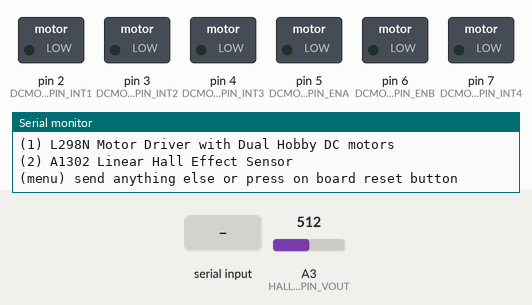
Recording of a sketch running on a simulated Arduino Uno, built with avr-gcc and run on an emulated ATmega328P. Shown: switched loads named in the sketch (green lamp = pin HIGH), the last lines printed to the serial monitor. The inputs (shaded band) are chosen by the test bench; at power-on: A3 (HALLA_PIN_VOUT) = 512.

Above: at 0.8 s.
0.9 s: "1" received over Serial
At 2.2 s:
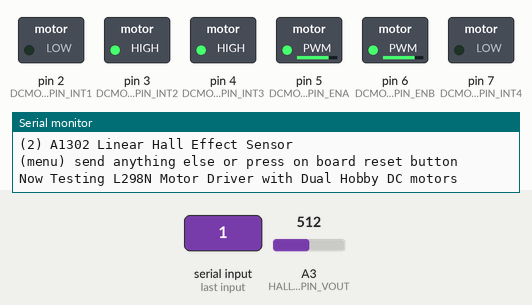
Timing chart, 0 to 12.4 s (numbered marks = the images above; inputs shaded):
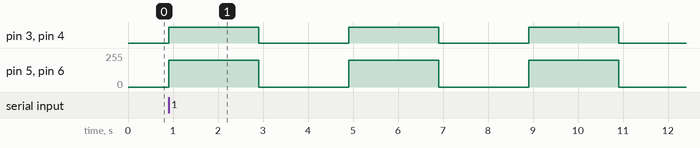

Measured:
- after the input at 0.9 s, pin 3 (DCMOTORDRIVERL298_PIN_INT2), pin 4 (DCMOTORDRIVERL298_PIN_INT3): alternates HIGH for 2.0 s and LOW for 2.0 s, starting at once; pin 5 (DCMOTORDRIVERL298_PIN_ENA), pin 6 (DCMOTORDRIVERL298_PIN_ENB): alternates 200/255 for 2.0 s and 0/255 for 2.0 s, starting at once

The sketch:

Firmware.ino
```cpp
// Include Libraries
#include "Arduino.h"
#include "DCMDriverL298.h"
#include "HallA1302.h"


// Pin Definitions
#define DCMOTORDRIVERL298_PIN_INT1	2
#define DCMOTORDRIVERL298_PIN_ENB	6
#define DCMOTORDRIVERL298_PIN_INT2	3
#define DCMOTORDRIVERL298_PIN_ENA	5
#define DCMOTORDRIVERL298_PIN_INT3	4
#define DCMOTORDRIVERL298_PIN_INT4	7
#define HALLA_PIN_VOUT	A3


// Global variables and defines

// object initialization
DCMDriverL298 dcMotorDriverL298(DCMOTORDRIVERL298_PIN_ENA,DCMOTORDRIVERL298_PIN_INT1,DCMOTORDRIVERL298_PIN_INT2,DCMOTORDRIVERL298_PIN_ENB,DCMOTORDRIVERL298_PIN_INT3,DCMOTORDRIVERL298_PIN_INT4);
HallA1302 hallA(HALLA_PIN_VOUT);


// define vars for testing menu
const int timeout = 10000;       //define timeout of 10 sec
char menuOption = 0;
long time0;

// Setup the essentials for your circuit to work. It runs first every time your circuit is powered with electricity.
void setup()
{
    // Setup Serial which is useful for debugging
    // Use the Serial Monitor to view printed messages
    Serial.begin(9600);
    while (!Serial) ; // wait for serial port to connect. Needed for native USB
    Serial.println("start");

    //Calibrate sensor
    hallA.calibrate();
    menuOption = menu();

}

// Main logic of your circuit. It defines the interaction between the components you selected. After setup, it runs over and over again, in an eternal loop.
void loop()
{


    if(menuOption == '1') {
    // L298N Motor Driver with Dual Hobby DC motors - Test Code
    //Start both motors. note that rotation direction is determined by the motors connection to the driver.
    //You can change the speed by setting a value between 0-255, and set the direction by changing between 1 and 0.
    dcMotorDriverL298.setMotorA(200,1);
    dcMotorDriverL298.setMotorB(200,0);
    delay(2000);
    //Stop both motors
    dcMotorDriverL298.stopMotors();
    delay(2000);

    }
    else if(menuOption == '2') {
    // A1302 Linear Hall Effect Sensor - Test Code
    //Get Measurment from hall sensor. Depending on the magnet pole polarity the sensor will return positive or negative values.
    int hallAVal = hallA.getMeasurment();
    Serial.print(F("Hall: ")); Serial.println(hallAVal);

    }

    if (millis() - time0 > timeout)
    {
        menuOption = menu();
    }

}


// Menu function for selecting the components to be tested
// Follow serial monitor for instrcutions
char menu()
{

    Serial.println(F("\nWhich component would you like to test?"));
    Serial.println(F("(1) L298N Motor Driver with Dual Hobby DC motors"));
    Serial.println(F("(2) A1302 Linear Hall Effect Sensor"));
    Serial.println(F("(menu) send anything else or press on board reset button\n"));
    while (!Serial.available());

    // Read data from serial monitor if received
    while (Serial.available())
    {
        char c = Serial.read();
        if (isAlphaNumeric(c))
        {

            if(c == '1')
    			Serial.println(F("Now Testing L298N Motor Driver with Dual Hobby DC motors"));
    		else if(c == '2')
    			Serial.println(F("Now Testing A1302 Linear Hall Effect Sensor"));
            else
            {
                Serial.println(F("illegal input!"));
                return 0;
            }
            time0 = millis();
            return c;
        }
    }
}

/*******************************************************

*    Circuito.io is an automatic generator of schematics and code for off
*    the shelf hardware combinations.

*    Copyright (C) 2016 Roboplan Technologies Ltd.

*    This program is free software: you can redistribute it and/or modify
*    it under the terms of the GNU General Public License as published by
*    the Free Software Foundation, either version 3 of the License, or
*    (at your option) any later version.

*    This program is distributed in the hope that it will be useful,
*    but WITHOUT ANY WARRANTY; without even the implied warranty of
*    MERCHANTABILITY or FITNESS FOR A PARTICULAR PURPOSE.  See the
*    GNU General Public License for more details.

*    You should have received a copy of the GNU General Public License
*    along with this program.  If not, see <http://www.gnu.org/licenses/>.

*    In addition, and without limitation, to the disclaimers of warranties
*    stated above and in the GNU General Public License version 3 (or any
*    later version), Roboplan Technologies Ltd. ("Roboplan") offers this
*    program subject to the following warranty disclaimers and by using
*    this program you acknowledge and agree to the following:
*    THIS PROGRAM IS PROVIDED ON AN "AS IS" AND "AS AVAILABLE" BASIS, AND
*    WITHOUT WARRANTIES OF ANY KIND EITHER EXPRESS OR IMPLIED.  ROBOPLAN
*    HEREBY DISCLAIMS ALL WARRANTIES, EXPRESS OR IMPLIED, INCLUDING BUT
*    NOT LIMITED TO IMPLIED WARRANTIES OF MERCHANTABILITY, TITLE, FITNESS
*    FOR A PARTICULAR PURPOSE, NON-INFRINGEMENT, AND THOSE ARISING BY
*    STATUTE OR FROM A COURSE OF DEALING OR USAGE OF TRADE.
*    YOUR RELIANCE ON, OR USE OF THIS PROGRAM IS AT YOUR SOLE RISK.
*    ROBOPLAN DOES NOT GUARANTEE THAT THE PROGRAM WILL BE FREE OF, OR NOT
*    SUSCEPTIBLE TO, BUGS, SECURITY BREACHES, OR VIRUSES. ROBOPLAN DOES
*    NOT WARRANT THAT YOUR USE OF THE PROGRAM, INCLUDING PURSUANT TO
*    SCHEMATICS, INSTRUCTIONS OR RECOMMENDATIONS OF ROBOPLAN, WILL BE SAFE
*    FOR PERSONAL USE OR FOR PRODUCTION OR COMMERCIAL USE, WILL NOT
*    VIOLATE ANY THIRD PARTY RIGHTS, WILL PROVIDE THE INTENDED OR DESIRED
*    RESULTS, OR OPERATE AS YOU INTENDED OR AS MAY BE INDICATED BY ROBOPLAN.
*    YOU HEREBY WAIVE, AGREE NOT TO ASSERT AGAINST, AND RELEASE ROBOPLAN,
*    ITS LICENSORS AND AFFILIATES FROM, ANY CLAIMS IN CONNECTION WITH ANY OF
*    THE ABOVE.
********************************************************/
```

AnalogReader.cpp
```cpp
#include "AnalogReader.h"

#include <Arduino.h>

AnalogReader::AnalogReader(const int pin) : m_pin(pin) {}

/**
 * Read analog value from board ADC
 */
int AnalogReader::read()
{
	return analogRead(m_pin);
}
```

AnalogReader.h
```cpp
#ifndef _ANALOG_READER_H
#define _ANALOG_READER_H

class AnalogReader
{
	public:
		AnalogReader(const int pin);
		int read();

	private:
		const int m_pin;
};
#endif //_ANALOG_READER_H
```

DCMDriverL298.cpp
```cpp
#include <Arduino.h>
#include "DCMDriverL298.h"

/**
* Construct a DC Motor Driver instance.<BR>
* It constructs two DC Motor instances, motorL and motorR.<BR>
* enA, enB - enable pins for motors. connected to PWM pin on Arduino board.<BR>
* pinA1,pinA2,pinB1,pinB2 - direction pin of the motors. connected to digital pins on Arduino board.
*/
DCMDriverL298::DCMDriverL298(const int enA, const int pinA1, const int pinA2, const int enB, const int pinB1, const int pinB2) : m_enA(enA), m_enB(enB), m_pinA1(pinA1), m_pinA2(pinA2), m_pinB1(pinB1), m_pinB2(pinB2)
{
	pinMode(m_pinA1,OUTPUT);
    pinMode(m_pinA2,OUTPUT);
    pinMode(m_pinB1,OUTPUT);
    pinMode(m_pinB2,OUTPUT);
    pinMode(m_enA,OUTPUT);
    pinMode(m_enB,OUTPUT);

 	stopMotors();
}

/**Set DC motor A speed and direction.
*/
void DCMDriverL298::setMotorA(int speed, bool dir)
{
	setMotor(m_enA, m_pinA1, m_pinA2, speed, dir);
}

/**Set DC motor B speed and direction.
*/
void DCMDriverL298::setMotorB(int speed, bool dir)
{
	setMotor(m_enB, m_pinB1, m_pinB2, speed, dir);
}
/**Stop DC motor A.
*/
void DCMDriverL298::stopMotorA()
{
	off(m_enA, m_pinA1, m_pinA2);
}
/**Stop DC motor B.
*/
void DCMDriverL298::stopMotorB()
{
	off(m_enB, m_pinB1, m_pinB2);
}
/**Stop both DC motors.
*/
void DCMDriverL298::stopMotors()
{
	stopMotorA();
	stopMotorB();
}
/**Set DC motor speed and direction.
*/
void DCMDriverL298::setMotor(int pinPWM, int pinDir1, int pinDir2, int speed, bool dir)
{
	analogWrite(pinPWM, speed);
	digitalWrite(pinDir1, !dir);
	digitalWrite(pinDir2, dir);
}


/**Turn off DC motor
*/
void DCMDriverL298::off(int pinPWM, int pinDir1, int pinDir2)
{
	analogWrite(pinPWM, 0);
	digitalWrite(pinDir1, LOW);
	digitalWrite(pinDir2, LOW);
}
```

DCMDriverL298.h
```cpp
/** \addtogroup DCMotorWDriver
 *  @{
 */

#ifndef _DCMDRIVERL298_H_
#define _DCMDRIVERL298_H_


//DcMotor driver class:
class DCMDriverL298
{

	public:
		DCMDriverL298(const int enA, const int pinA1, const int pinA2, const int enB, const int pinB1, const int pinB2);
		void setMotorA(int speed, bool dir);
		void setMotorB(int speed, bool dir);
		void stopMotorA();
		void stopMotorB();
		void stopMotors();
		void setMotor(int pinPWM, int pinDir1, int pinDir2, int speed, bool dir);
		void off(int pinPWM, int pinDir1, int pinDir2);
	private:
		const int m_enA, m_enB, m_pinA1, m_pinA2, m_pinB1, m_pinB2;

};

#endif // _DCMDRIVERL298_H_
/** @}*/
```

HallA1302.cpp
```cpp
#include "HallA1302.h"

/**
 *Construct hall sensor instance.<BR>
 * The output of the sensor is proportional to the magnetic field it senses depending on its polarity.
 */
HallA1302::HallA1302(const int pin) : AnalogReader(pin)
{

}

/**
 * Calibrate the sensor.
 * cals - (default = 10) number of readings for averaging.
 */

int HallA1302::calibrate(int cals)
{
  for(int i=0 ; i< cals ; i++)
  {
    m_calValue += read();
    delay(20);
  }
  m_calValue = m_calValue/cals;
  return m_calValue;
}

/**
 * Get measurement from sensor.<BR>
 * Returns value of -511 <-> 512 depending on magnet polarity.
 */

int HallA1302::getMeasurment()
{
  //calibrate current read
  int measurment = read() - m_calValue;
  //filter noise arround calibration point
  if(measurment < FILT_MARGIN && measurment > -FILT_MARGIN)
    return 0;
  else
    return measurment;
}
```

HallA1302.h
```cpp
/** \addtogroup HallA1302
 *  @{
 */

#ifndef _HALLA1302_H_
#define _HALLA1302_H_

#include "AnalogReader.h"
#include <Arduino.h>

#define FILT_MARGIN 3
#define CAL_READINGS 10

class HallA1302 : public AnalogReader {
	public:
		HallA1302(const int pin);
        //call this func in setup for sensor calibration. you can specify the number of reading for calibration
        int calibrate(int cals = CAL_READINGS);
        //get measurement from sensor
		int getMeasurment();

  private:
    int m_calValue;
};

#endif // _HALLA1302_H_
/** @}*/
```
